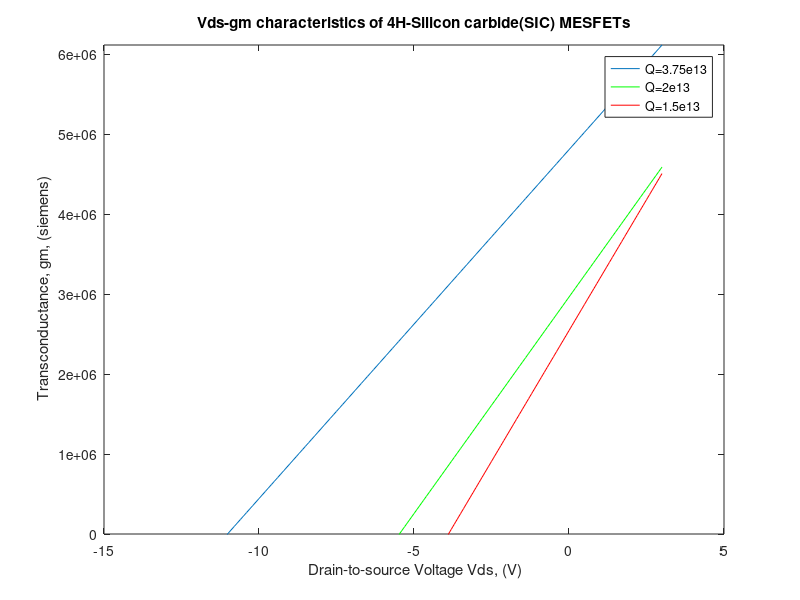

The MATLAB script that drew this image:
% This code is for simulating Transconductance-Vgs of 4H-SIC
% Revised date: 3/7

clc; 
clear all; 
close all; 

% Fixed constants 
K=1.38066e-23; 
q = 1.60219e-19; % electron charge
Na=5e15; %cm^-3
Nb=5e15;%cm^-3
Nd= 1.38e18; %cm^-3
T=2200; 
Eg= 3.26; % band-gap eV
u=800; % electron mobility
Nc=3.25e14*sqrt(T*T*T); 
Nv= 4.8e15*sqrt(T*T*T);
Ni= sqrt(Nc*Nv)*exp(-(Eg*q)/(2*K*T)); 
Z= 1000e-4; %cm gate width
L= 1e-4; %cm gate length
a= 0.5322e-4; %active channel thickness
pai= 3.14159; 
Phib = 1.47;   
q = 1.602e-19;
sigma= 0.0032e-4; %cm iron implantationat 140 Kev 
Eo= 9.6; 
E= Eo*8.854e-14; %epsilon
D=4.18e-19; % cm^2/s diffusion coefficient at 2200 c
t= 1800; % s diffusion time 1800s, 60 mins.
Ea= 40e-3;  % Ea is activation energy 
Rp= 0.0123e-4; %cm
Rp1 = Rp + sqrt(sigma*sigma+2*D*t); 
Vbs= 0;
Vbi= 0.0253*(log((Nd*Na)/(Ni*Ni))); %builtin voltage 3
Vt= (K*T)/q; 
Delta= Vt* log(Nc/Nd);
Vp = ((q*Nd*a*a)/(2*8.8542*10^(-14))) % pinch off voltage (constant)
%Alpha= Rp/(2* sigma)*sqrt(pai/2);
%R= E*sqrt(pai/2)/(q*Q*sigma);
S= Rp1/(2*(sqrt(sigma^2+2*D*t)));
Alpha= S*(sqrt(pai/2));
loop= 180; % loop repeating
loop1 =0.000000001; % loop repeating
Vds = 4; % gate to source voltage (varying)
Vgs = [-15:0.1:3]; % Vds value ranging from -6 to 6
gm(1) = 0; % intially Ids is zero
Q=3.75e13;
for j=1:length(Vgs)
    for i = 1:loop
	V1= q*(Q^2)/(8*Na*E);
	V2= q*Q*sqrt(sigma^2+2*D*t)/sqrt(2*pai*E);
	Ap= (2*Na/Q)*sqrt((2*E/(q*Na))*(Vbi-Vbs+Vp));
	% below is formular of Vth
	B1= Phib-Delta;
	C1= q*Q*Rp1/(2*E);
	C2= erf(Rp1/(sqrt(2)*(sigma^2+2*D*t)));
	D1= 2*E/(q*Na);
	C3= (2*Na/Q)*(D1*(Vbi-Vbs)^(1/2));
	B2= C1*(C2+1-C3);
	C4= (q*Q*sqrt(sigma^2+2*D*t))/(E*sqrt(2*pai));
	C5= exp(-(Rp1)^2/(2*sigma));
	B3= C4*C5;
	Vth= B1-B2-B3;
	% Beloe is formular for gm
	B4= q*u*Z*Q/(4*L);
	B5= 1/(V1*Ap);
	B6= 1/(V2*(Alpha+1-Ap));
	B7= Vgs(j)-Vth;
	gm(i+1)= B4*(B5+B6)*B7;
    result = abs((gm(i+1)-gm(i))/gm(i+1));
    if(result<loop1)
    res(j) = gm(i+1);
    break;
    end
    end
    res(j) = (gm(i+1));
end
plot (Vgs, res)
xlabel(' Drain-to-source Voltage Vds, (V)'),
ylabel(' Transconductance, gm, (siemens)'),
 ylim([0 inf])
title('Vds-gm characteristics of 4H-Silicon carbide(SIC) MESFETs')
hold on;
Q=2e13;
for j=1:length(Vgs)
    for i = 1:loop
	V1= q*(Q^2)/(8*Na*E);
	V2= q*Q*sqrt(sigma^2+2*D*t)/sqrt(2*pai*E);
	Ap= (2*Na/Q)*sqrt((2*E/(q*Na))*(Vbi-Vbs+Vp));
	% below is formular of Vth
	B1= Phib-Delta;
	C1= q*Q*Rp1/(2*E);
	C2= erf(Rp1/(sqrt(2)*(sigma^2+2*D*t)));
	D1= 2*E/(q*Na);
	C3= (2*Na/Q)*(D1*(Vbi-Vbs)^(1/2));
	B2= C1*(C2+1-C3);
	C4= (q*Q*sqrt(sigma^2+2*D*t))/(E*sqrt(2*pai));
	C5= exp(-(Rp1)^2/(2*sigma));
	B3= C4*C5;
	Vth= B1-B2-B3;
	% Beloe is formular for gm
	B4= q*u*Z*Q/(4*L);
	B5= 1/(V1*Ap);
	B6= 1/(V2*(Alpha+1-Ap));
	B7= Vgs(j)-Vth;
	gm(i+1)= B4*(B5+B6)*B7;
    result = abs((gm(i+1)-gm(i))/gm(i+1));
    if(result<loop1)
    res(j) = gm(i+1);
    break;
    end
    end
    res(j) = (gm(i+1));
end
plot (Vgs, res, 'g')
hold on;
Q=1.5e13;
for j=1:length(Vgs)
    for i = 1:loop
	V1= q*(Q^2)/(8*Na*E);
	V2= q*Q*sqrt(sigma^2+2*D*t)/sqrt(2*pai*E);
	Ap= (2*Na/Q)*sqrt((2*E/(q*Na))*(Vbi-Vbs+Vp));
	% below is formular of Vth
	B1= Phib-Delta;
	C1= q*Q*Rp1/(2*E);
	C2= erf(Rp1/(sqrt(2)*(sigma^2+2*D*t)));
	D1= 2*E/(q*Na);
	C3= (2*Na/Q)*(D1*(Vbi-Vbs)^(1/2));
	B2= C1*(C2+1-C3);
	C4= (q*Q*sqrt(sigma^2+2*D*t))/(E*sqrt(2*pai));
	C5= exp(-(Rp1)^2/(2*sigma));
	B3= C4*C5;
	Vth= B1-B2-B3;
	% Beloe is formular for gm
	B4= q*u*Z*Q/(4*L);
	B5= 1/(V1*Ap);
	B6= 1/(V2*(Alpha+1-Ap));
	B7= Vgs(j)-Vth;
	gm(i+1)= B4*(B5+B6)*B7;
    result = abs((gm(i+1)-gm(i))/gm(i+1));
    if(result<loop1)
    res(j) = gm(i+1);
    break;
    end
    end
    res(j) = (gm(i+1));
end
plot (Vgs, res, 'r');
hold on;
hleg1=legend('Q=3.75e13','Q=2e13','Q=1.5e13');
hold off;
